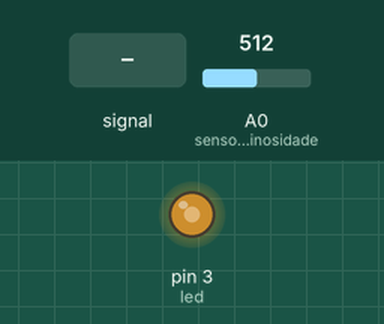
The sketch below on a simulated Arduino Uno, built with avr-gcc and run on an emulated ATmega328P. Parts: output pins drawn as LEDs (lit = HIGH). The inputs (shaded band) are chosen by the test bench; at power-on: A0 (sensorluminosidade) = 512.

Above: at 1.2 s.
1.3 s: A0 (sensorluminosidade) set to 490
At 1.6 s:
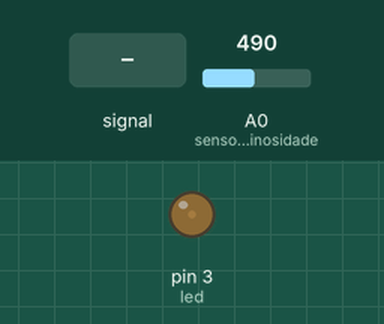
2.8 s: A0 (sensorluminosidade) fed a 2 Hz sine of ±306 counts around its level
At 3.15 s:
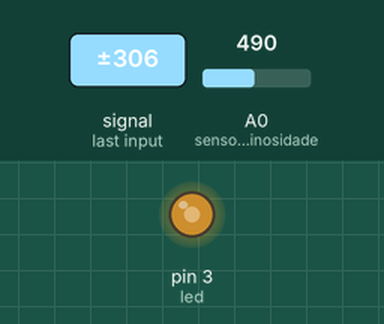
5.8 s: A0 (sensorluminosidade) fed a 200 Hz sine of ±81 counts around its level
7.3 s: A0 (sensorluminosidade) set to 306
At 7.7 s:
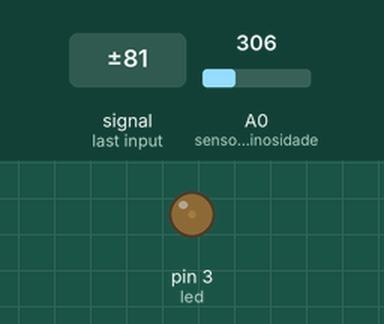
Timing chart, 0 to 9.8 s (numbered marks = the images above; inputs shaded):
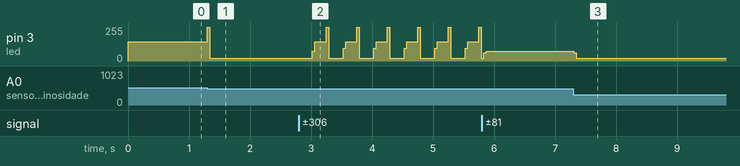

The sketch:

posteinteligente_comintensidade.ino
```cpp
//variaveis
int led =3;
int sensorluminosidade= A0;
// variavel para capturar a luminosidade
int luz =0;

void setup()
{
  // led é de saida
  pinMode(led,OUTPUT);
  // sensor é de entrada
  pinMode(sensorluminosidade,INPUT);
}

void loop()
{
  // capturar o que o sensor leu no ambiente
  // analogRead é usado para leitura analogica

  luz = analogRead(sensorluminosidade);
  /* as portas analogicas capturam dados que variam
   de 0 até 1023 */

  // SE LUZ TIVER POUCA LUZ
  if(luz<500){
    //LED RECEBE INTENSIDADE MAXIMA
    analogWrite(led,1023);
  }
  // SE LUZ ESTIVER MÉDIA
  if(luz>500 & luz<900){
    //LED RECEBE INTENSIDADE MÉDIA
    analogWrite(led,400);
  }else{ //SE NÃO TIVER LUZ
    //LED NÃO É LIGADO
    analogWrite(led,0);
  }


}
```

Measured:
- after the input at 1.3 s, pin 3 (led): 144/255 → 20/255 at once
- after the input at 2.8 s, pin 3 (led): 20/255 → 74/255 after 0.22 s, then repeats every 0.51 s: 144/255 0.19 s, 255/255 0.04 s, 20/255 0.24 s, 97/255 0.04 s
- after the input at 7.3 s, pin 3 (led): 75/255 → 20/255 at once
